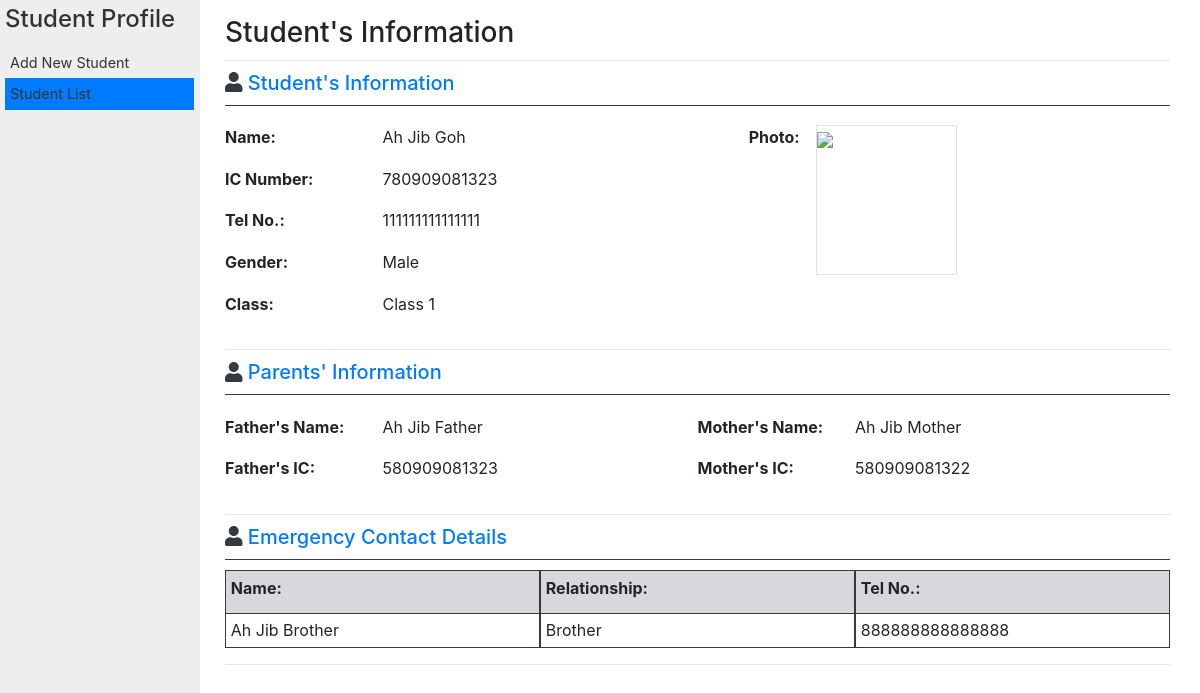
The app's page /view.php?stu_id=1 with its own data.
### tables this page shows
CREATE TABLE `tbl_student` (
  `stu_id` int(11) NOT NULL,
  `stu_name` varchar(200) NOT NULL,
  `ic_num` varchar(12) NOT NULL,
  `phone_no` varchar(15) NOT NULL,
  `gender` int(1) NOT NULL COMMENT '1: male, 2: female, 3: other',
  `cls_id` int(11) NOT NULL COMMENT 'link tbl_class',
  `stu_image` text,
  `father_name` varchar(200) DEFAULT NULL,
  `father_ic` varchar(12) DEFAULT NULL,
  `mother_name` varchar(200) DEFAULT NULL,
  `mother_ic` varchar(12) DEFAULT NULL,
  `eme_name` varchar(200) NOT NULL,
  `eme_relationship` varchar(100) NOT NULL,
  `eme_phone` varchar(15) NOT NULL,
  `status_id` int(1) NOT NULL DEFAULT '1' COMMENT '1: active, 2: deleted'
);

### includes/config.php (called while the page is built, shortened)
<?php
$db   = new Database();
$conn = $db->getConn();
$stu_class = new Student($conn);
$stu_ui    = new StudentUI($stu_class);
?>

### classes/Student.php (called while the page is built, shortened)
<?php
class Student {
    private $conn = null;
    public function __construct($conn) {
        $this->conn = $conn;
    }
    public function getSingleStudent($stu_id) {
        $sql = "SELECT * FROM tbl_student stu WHERE stu.stu_id = :stu_id";
        $query = $this->conn->prepare($sql);
        $query->execute([
            "stu_id" => $stu_id
        ]);
        return $query->fetch(PDO::FETCH_ASSOC);
    }
    public function getClassList() {
        $sql = "SELECT * FROM tbl_class cls WHERE cls.status_id = 1";
        $query = $this->conn->query($sql);
        return $query->fetchAll(PDO::FETCH_ASSOC);
    }
}
class StudentUI {
    private $stu_class = null;
    private $stu_info = array();
    private $mode = 1;
    public function __construct($stu_class) {
        $this->stu_class = $stu_class;
    }
    public function setStudentID($stu_id) {
        $this->stu_id = $stu_id;
        if(!is_null($this->stu_id)) {
            $this->stu_info = $this->stu_class->getSingleStudent($this->stu_id);
        }
    }
    public function setMode($mode) {
        $this->mode = $mode;
    }
    public function getStudentSectionElement() {
        $output = array();
        switch ($this->mode) {
            case 3:
                $output["header"] = "Student's Information";
                $output["stu_name"] = $this->stu_info["stu_name"];
                $output["ic_num"]   = $this->stu_info["ic_num"];
                $output["phone_no"] = $this->stu_info["phone_no"];
                $output["gender"]   = $this->getGenderSelectList($this->stu_info["gender"]);
                $output["class"]    = $this->getClassSelectList($this->stu_info["cls_id"]);
                $output["photo_url"] = $this->stu_info["stu_image"]."?d=".date("YmdHis");
                break;
        }
        return $output;
    }
    public function getParentSectionElement() {
        $output = array();
        switch ($this->mode) {
            case 3:
                $output["header"] = "Parents' Information";
                $output["father_name"] = $this->stu_info["father_name"];
                $output["father_ic"]   = $this->stu_info["father_ic"];
                $output["mother_name"] = $this->stu_info["mother_name"];
                $output["mother_ic"]   = $this->stu_info["mother_ic"];
                break;
        }
        return $output;
    }
    public function getEmergencySectionElement() {
        $output = array();
        switch ($this->mode) {
            case 3:
                $output["header"] = "Emergency Contact Details";
                $output["eme_name"]         = $this->stu_info["eme_name"];
                $output["eme_relationship"] = $this->stu_info["eme_relationship"];
                $output["eme_phone"]        = $this->stu_info["eme_phone"];
                break;
        }
        return $output;
    }
    public function getGenderSelectList($selected_gender = null) {
        if($this->mode == 3 || $this->mode == 2) {
            switch($selected_gender) {
                case 1: $html = "Male"; break;
            }
        }
        return $html;
    }
    public function getClassSelectList($selected_cls_id = null) {
        $html = "<select class='form-control' name='cls_id' id='cls_id' required>";
        $html .= "<option value='' disabled selected>-- Select class --</option>";
        $cls_row = $this->stu_class->getClassList();
        foreach ($cls_row as $row) {
            $cls_id   = $row["cls_id"];
            $cls_name = $row["cls_name"];
            $selected = "";
            if($selected_cls_id == $cls_id) {
                $selected = "selected";
                if($this->mode == 3)
                    return $cls_name;
            }
            $html .= "<option value='$cls_id' $selected>$cls_name</option>";
        }
        $html .= "</select>";
        return $html;
    }
}
?>

### views/stu_form.php (the view, shortened to what this page needs)
<?php
$stu_section = $stu_ui->getStudentSectionElement();
$par_section = $stu_ui->getParentSectionElement();
$eme_section = $stu_ui->getEmergencySectionElement();
$onsubmit      = ($mode == 3) ? "return false;" : "return confirmSubmitForm();";
$form_disabled = ($mode == 3) ? "disabled" : "";
?>
<div class="col-12 col-sm-10 offset-sm-2 py-3 content-box">
<form method="POST" action="stu_form_submit.php" enctype="multipart/form-data" onsubmit="<?= $onsubmit; ?>">
<fieldset <?= $form_disabled; ?>>
    <h3 class="page_header"><?= $page_header; ?></h3>
    <hr>
    <h5 class="seciton_header text-primary"><i class="fas fa-user text-dark"></i> <?= $stu_section["header"]; ?></h5>
    <hr class="border-dark">
    <table class="table table-borderless table-sm">
        <tr class="row no-gutters">
            <td class="col-12 col-sm-6">
                <table class="table table-sm mb-0">
                    <tr class="row no-gutters">
                        <th class="col-12 col-sm-4"><label for="stu_name">Name: </label></th>
                        <td class="col-12 col-sm-8"><?= $stu_section["stu_name"]; ?></td>
                    </tr>
                    <tr class="row no-gutters">
                        <th class="col-12 col-sm-4"><label for="ic_num">IC Number: </label></th>
                        <td class="col-12 col-sm-8"><?= $stu_section["ic_num"]; ?></td>
                    </tr>
                    <tr class="row no-gutters">
                        <th class="col-12 col-sm-4"><label for="phone_no">Tel No.: </label></th>
                        <td class="col-12 col-sm-8"><?= $stu_section["phone_no"]; ?></td>
                    </tr>
                    <tr class="row no-gutters">
                        <th class="col-12 col-sm-4"><label for="gender">Gender: </label></th>
                        <td class="col-12 col-sm-8"><?= $stu_section["gender"]; ?></td>
                    </tr>
                    <tr class="row no-gutters">
                        <th class="col-12 col-sm-4"><label for="cls_id">Class: </label></th>
                        <td class="col-12 col-sm-8"><?= $stu_section["class"]; ?></td>
                    </tr>
                </table>
            </td>
            <td class="col-12 col-sm-6">
                <table class="table table-sm mb-0">
                    <tr class="row no-gutters">
                        <th class="col-12 col-sm-3 pr-3">
                            <label class="text-right d-none d-sm-block" for="photo">Photo: </label>
                        </th>
                        <td class="col-12 col-sm-4 pr-3">
                            <div class="border" style="min-height: 150px;">
                                <img id="preview" src="<?= $stu_section["photo_url"]; ?>" />
                            </div>
                        </td>
                        <td class="col-12 col-sm-4">
                        </td>
                    </tr>
                </table>
            </td>
        </tr>
    </table>
    <hr>
    <h5 class="seciton_header text-primary"><i class="fas fa-user text-dark"></i> <?= $par_section["header"]; ?></h5>
    <hr class="border-dark">
    <table class="table table-borderless table-sm">
        <tr class="row no-gutters">
            <td class="col-12 col-sm-6">
                <table class="table table-sm mb-0">
                    <tr class="row no-gutters">
                        <th class="col-12 col-sm-4"><label for="father_name">Father's Name: </label></th>
                        <td class="col-12 col-sm-7"><?= $par_section["father_name"]; ?></td>
                    </tr>
                    <tr class="row no-gutters">
                        <th class="col-12 col-sm-4"><label for="father_ic">Father's IC: </label></th>
                        <td class="col-12 col-sm-7"><?= $par_section["father_ic"]; ?></td>
                    </tr>
                </table>
            </td>
            <td class="col-12 col-sm-6">
                <table class="table table-sm mb-0">
                    <tr class="row no-gutters">
                        <th class="col-12 col-sm-4"><label for="mother_name">Mother's Name: </label></th>
                        <td class="col-12 col-sm-7"><?= $par_section["mother_name"]; ?></td>
                    </tr>
                    <tr class="row no-gutters">
                        <th class="col-12 col-sm-4"><label for="mother_ic">Mother's IC: </label></th>
                        <td class="col-12 col-sm-7"><?= $par_section["mother_ic"]; ?></td>
                    </tr>
                </table>
            </td>
        </tr>
    </table>
    <hr>
    <h5 class="seciton_header text-primary"><i class="fas fa-user text-dark"></i> <?= $eme_section["header"]; ?></h5>
    <hr class="border-dark">
    <table class="table table-sm table-borderless">
        <tr class="row no-gutters">
            <td class="col-12 col-sm-4 p-0">
                <table class="table table-sm mb-0">
                    <tr class="table-secondary">
                        <th class="border border-dark"><label for="eme_name">Name: </label></th>
                    </tr>
                    <tr>
                        <td class="border border-dark"><?= $eme_section["eme_name"]; ?><br></td>
                    </tr>
                </table>
            </td>
            <td class="col-12 col-sm-4 p-0">
                <table class="table table-sm mb-0">
                    <tr class="table-secondary">
                        <th class="border border-dark"><label for="eme_relationship">Relationship: </label></th>
                    </tr>
                    <tr>
                        <td class="border border-dark"><?= $eme_section["eme_relationship"]; ?></td>
                    </tr>
                </table>
            </td>
            <td class="col-12 col-sm-4 p-0">
                <table class="table table-sm mb-0">
                    <tr class="table-secondary">
                        <th class="border border-dark"><label for="eme_phone">Tel No.: </label></th>
                    </tr>
                    <tr>
                        <td class="border border-dark"><?= $eme_section["eme_phone"]; ?><br></td>
                    </tr>
                </table>
            </td>
        </tr>
    </table>
    <hr>
</fieldset>
</form>
</div>

### media/css/sidebar.css (style rules this page uses)
#sidebar ul p, { color: #333; padding: 5px; }

### media/css/style.css (style rules this page uses)
hr { margin-top: 10px !important; margin-bottom: 10px !important; }
img { width: auto; height: auto; max-width: 100%; }

### records on screen
tbl_student: stu_name "Ah Jib Goh", ic_num "780909081323", phone_no "111111111111111", father_name "Ah Jib Father", father_ic "580909081323", mother_name "Ah Jib Mother", mother_ic "580909081322", eme_name "Ah Jib Brother", eme_relationship "Brother", eme_phone "888888888888888"

### other values on screen
$page_header "Student's Information"
$stu_section["header"] "Student's Information"
$stu_section["gender"] "Male"
$stu_section["class"] "Class 1"
$par_section["header"] "Parents' Information"
$eme_section["header"] "Emergency Contact Details"
